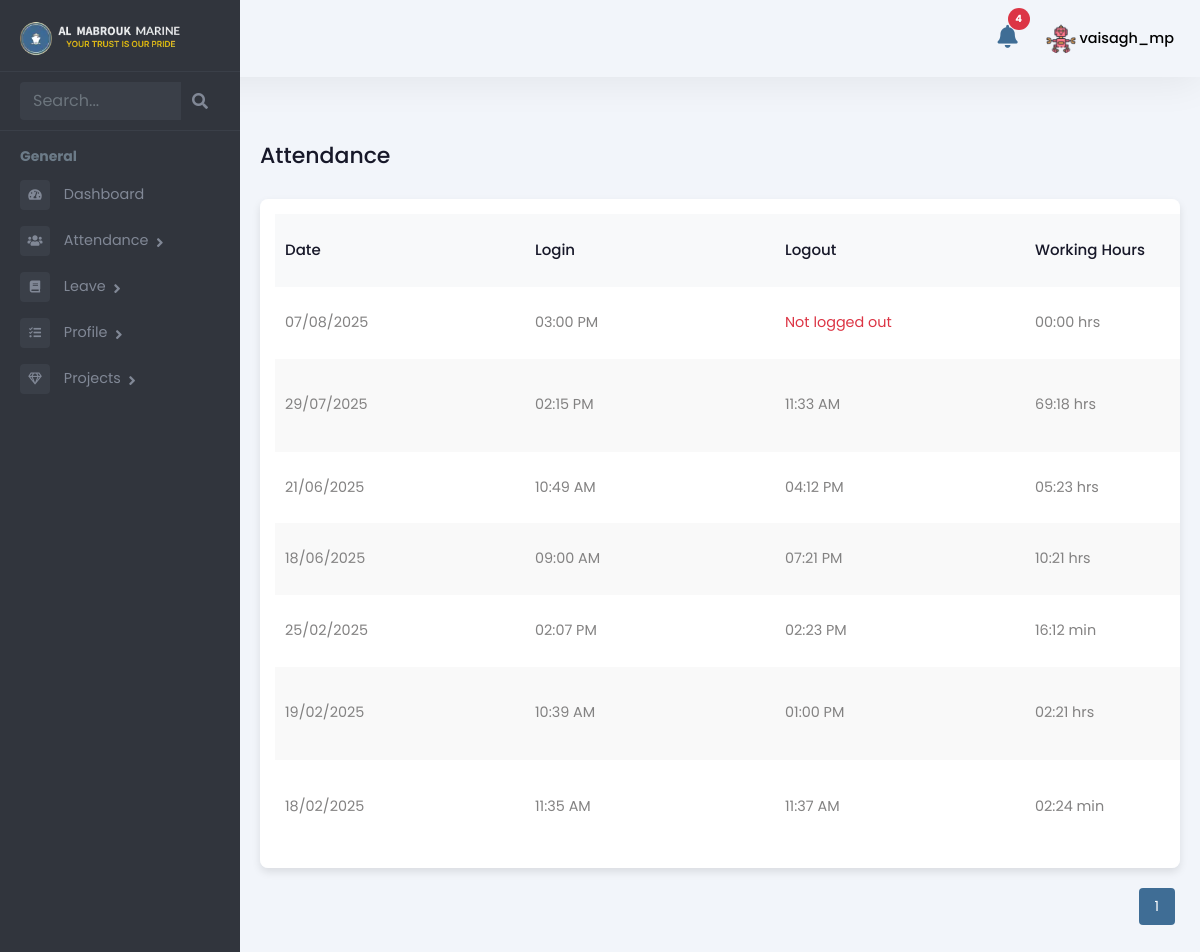
Page /employee/attendance-list/ (signed in) on the committed database.
### Admin/models.py (models this page shows, shortened)
class Employee(models.Model):
    user = models.OneToOneField(User, on_delete=models.CASCADE, related_name='employee_profile')
    is_employee = models.BooleanField(default=False)
    is_manager = models.BooleanField(default=False)
    is_administration = models.BooleanField(default=False)
    is_hr = models.BooleanField(default=False)
    rank = models.CharField(max_length=255, blank=True, null=True)
    salary = models.DecimalField(max_digits=10, decimal_places=2, blank=True, null=True)
    work_days = models.DecimalField(max_digits=10, decimal_places=2, default=0, blank=True)
    holidays = models.IntegerField(null=True, blank=True)
    overseas_days = models.IntegerField(default=0)
    date_of_birth = models.DateField(null=True, blank=True)
    phone_number = models.CharField(max_length=15, blank=True, null=True)
    date_of_join = models.DateField(null=True, blank=True)
    address = models.TextField(blank=True, null=True)
    profile_picture = models.ImageField(upload_to="profile_pictures/", null=True, blank=True)

class Attendance(models.Model):
    LOCATION_CHOICES = [
        ('DMC', 'DMC Warehouse'),
        ('DMC_PRT', 'DMC Port'),
        ('FUJ', 'FUJ'),
        ('KFK', 'KFK'),
        ('ABU', 'Abu Dhabi'),
        ('BDO', 'Bur Dubai Office'),
        ('SHJ_KP', 'Sharjah Khalid Port'),
        ('SHJ_HP', 'Sharjah Hamriya Port'),
        ('AJM_PRT', 'Ajman Port'),
        ('ABU_KP', 'Abu Dhabi Khalifa Port'),
        ('ABU_MP', 'Abu Dhabi Mussafah Port'),
        ('RAK_JZP', 'RAK Al Jazeera Port'),
        ('RAK_MCP', 'RAK Maritime City'),
        ('RAK_SRP', 'RAK Steven Rock Port'),
        ('DXB_DMC', 'Dubai Maritime City Port'),
        ('DXB_PR', 'Port Rashid'),
        ('DXB_HP', 'Dubai Hamriya Port'),
        ('DXB_MHJ', 'Dubai Marina Harbor Jumeirah'),
        ('DXB_AJD', 'Al Jadaf Port Dubai'),
        ('OVERSEAS', 'Overseas'),
    ]
    STATUS_CHOICES = [
        ('PENDING', 'Pending'),
        ('APPROVED', 'Approved'),
        ('REJECTED', 'Rejected'),
    ]
    ATTENDANCE_STATUS = [
        ('PRESENT', 'Present'),
        ('WORK FROM HOME', 'Work from Home'),
    ]
    employee = models.ForeignKey(
        Employee, related_name='attendance_set', on_delete=models.CASCADE
    )
    project = models.ForeignKey(
        'Project', on_delete=models.SET_NULL, null=True, blank=True, related_name='attendance_set'
    )  # New field added
    login_time = models.DateTimeField(null=True, blank=True)
    log_out_time = models.DateTimeField(null=True, blank=True)
    total_hours_of_work = models.DecimalField(max_digits=10, decimal_places=2, null=True, blank=True)
    location = models.CharField(max_length=20, choices=LOCATION_CHOICES, null=True, blank=True)
    vessel = models.ForeignKey(
    Vessel, on_delete=models.SET_NULL, null=True, blank=True, related_name='attendance_records')
    attendance_status = models.CharField(max_length=20, choices=ATTENDANCE_STATUS, null=True, blank=True)
    status = models.CharField(max_length=10, choices=STATUS_CHOICES, default='PENDING')
    rejection_reason = models.TextField(null=True, blank=True)
    rejected_by = models.ForeignKey(User, on_delete=models.SET_NULL, null=True, blank=True, related_name='rejected_attendance')
    travel_in_time = models.DateTimeField(null=True, blank=True)
    travel_out_time = models.DateTimeField(null=True, blank=True)
    total_travel_time = models.DecimalField(max_digits=10, decimal_places=2, null=True, blank=True)

### employee_data/views.py (the view)
# urls.py: path('attendance-list/', views.attendance_list, name='attendance_list_view'),
@login_required
def attendance_list(request):
    employee = get_object_or_404(Employee, user=request.user)
    attendance_records = Attendance.objects.filter(employee=employee).order_by('-login_time')
    paginator = Paginator(attendance_records, 10)  # Show 10 records per page
    page_number = request.GET.get('page')
    page_obj = paginator.get_page(page_number)
    context = {
        "role": "Engineer",
        'attendance_records': page_obj,  # Use `page_obj` instead of `attendance_records`
    }
    return render(request, 'employee/attendance_list.html', context)

### Admin/models.py (called while the page is built)
    def __str__(self):
        return self.name

### Admin/templatetags/custom_filters.py (called while the page is built)
@register.filter
def format_work_duration(decimal_hours):
    if decimal_hours is None:
        return "00:00"
    try:
        total_seconds = int(float(decimal_hours) * 3600)
        if total_seconds < 3600:
            minutes = total_seconds // 60
            seconds = total_seconds % 60
            return f"{minutes:02d}:{seconds:02d} min"
        else:
            hours = total_seconds // 3600
            minutes = (total_seconds % 3600) // 60
            return f"{hours:02d}:{minutes:02d} hrs"
    except (ValueError, TypeError):
        return "00:00"

### templates/employee/attendance_list.html (shortened to what this page needs)
{% extends 'employee/employeebase.html' %}
{% load custom_filters %}
{% load static %}
{% block content %}
<div class="emply-list-wraper">
    <div class="pg-title">
        <h1>Attendance</h1>
    </div>
    <div class="widget-box table-wdgt">
        <table id="employeeTable">
            <thead>
                <tr>
                    <th>Date</th>
                    <th>Login</th>
                    <th>Logout</th>
                    <th>Working Hours</th>
                </tr>
            </thead>
            <tbody>
                {% for record in attendance_records %}
                <tr>
                    <td>{{ record.login_time|date:"d/m/Y" }}</td>
                    <td>{{ record.login_time|time:"h:i A" }}</td>
                    <td>
                        {% if record.log_out_time %}
                        {{ record.log_out_time|time:"h:i A" }}
                        {% else %}
                        <span class="text-danger">Not logged out</span>
                        {% endif %}
                    </td>
                    <td>
                        {% if record.total_hours_of_work %}
                        {{ record.total_hours_of_work|format_work_duration }}
                        {% else %}
                        00:00 hrs
                        {% endif %}
                    </td>
                </tr>
                {% empty %}
                <tr>
                    <td colspan="5" class="text-center">No attendance records found.</td>
                </tr>
                {% endfor %}
            </tbody>
        </table>
    </div>
    <div class="pagination" id="pagination">
    {% with current=attendance_records.number %}
        {% for num in attendance_records.paginator.page_range %}
            {% if num >= current|add:"-1" and num <= current|add:"1" %}
                {% if num == current %}
                    <button class="active">{{ num }}</button>
                {% else %}
                    <a href="?page={{ num }}">
                        <button>{{ num }}</button>
                    </a>
                {% endif %}
            {% endif %}
        {% endfor %}
    {% endwith %}
</div>
</div>
{% endblock %}

### templates/employee/employeebase.html (shortened to what this page needs)
{% load static %}
<!DOCTYPE html>
<html lang="en">
  <head>
    <link
      rel="stylesheet"
      href="{% static 'assets/vendor/bootstrap/css/bootstrap.min.css' %}"
    />
    <link
      href="https://use.fontawesome.com/releases/v5.0.6/css/all.css"
      rel="stylesheet"
    />
    <link rel="stylesheet" href="{% static 'assets/styles.css' %}" />
    <link rel="stylesheet" href="{% static 'assets/css/style.css' %}" />
  <link href="https://cdn.jsdelivr.net/npm/select2@4.0.13/dist/css/select2.min.css" rel="stylesheet" />
  <link href="https://cdn.jsdelivr.net/npm/bootstrap-icons@1.11.3/font/bootstrap-icons.css" rel="stylesheet">
  </head>
  <body>
    <header>
      <div class="mb-top-hdr">
        <div class="hdr-notification">
        <a href="#" id="open-notification-popup-employee">
            <button type="button" class="btn btn-primary position-relative">
                <i class="fas fa-bell"></i>
                <span id="notification-count-employee" class="position-absolute top-0 start-100 translate-middle badge rounded-pill bg-danger">
                </span>
            </button>
        </a>
    </div>
      <div class="hdr-user">
        <div class="dropdown">
          <button
            class="btndropdown-toggle"
            type="button"
            id="dropdownMenuButton1"
            data-bs-toggle="dropdown"
            aria-expanded="false"
          >
            {% if request.user.employee_profile.profile_picture %}
            <img
              src="{{ request.user.employee_profile.profile_picture.url }}"
              alt="Profile Picture"
              class="rounded-circle"
              style="width: 30px; height: 30px; object-fit: cover"
            />
            {% else %}
            <i class="fas fa-user"></i>
            {% endif %}
            <span
              >{{ request.user.first_name }}_{{ request.user.last_name }}</span
            >
          </button>
        </div>
      </div>
      </div>
    </header>
    <div class="page-wrapper chiller-theme toggled" id="content">
      <nav id="sidebar" class="sidebar-wrapper sidebar">
        <div class="sidebar-content">
          <div class="sidebar-brand">
            <a href="{% url 'employee_dashboard' %}"><img src="{% static 'assets/images/almabrouk-logo.webp' %}"
              alt="Almabrouk Marine Logo" /></a>
          </div>
          <div class="sidebar-search">
            <div>
              <form method="get" action="{% url 'engineer_search_redirect' %}">
              <div class="input-group">
                <input
                  type="text"
                  class="form-control search-menu"
                  placeholder="Search..."
                />
                <div class="input-group-append">
                 <button class="input-group-text" type="submit" style="border: none; background: none;">
                    <i class="fa fa-search" aria-hidden="true"></i>
                  </button>
                </div>
              </div>
              </form>
            </div>
          </div>
          <div class="sidebar-menu">
            <ul>
              <li class="header-menu">
                <span>General</span>
              </li>
              <li>
                <a href="{% url 'employee_dashboard' %}">
                  <i class="fa fa-tachometer-alt"></i>
                  <span>Dashboard</span>
                </a>
              </li>
              <li class="sidebar-dropdown">
                <a href="{% url 'attendance_list_view' %}">
                  <i class="fas fa-users"></i>
                  <span>Attendance</span>
                </a>
              </li>
              <li class="sidebar-dropdown">
                <a href="{% url 'my_leave' %}">
                  <i class="fa fa-book"></i>
                  <span>Leave</span>
                </a>
              </li>
              <li class="sidebar-dropdown">
                <a href="{% url 'profile_view' %}">
                  <i class="fas fa-tasks"></i>
                  <span>Profile</span>
                </a>
              </li>
              <li class="sidebar-dropdown">
                <a href="#">
                  <i class="far fa-gem"></i>
                  <span>Projects</span>
                </a>
              </li>
            </ul>
          </div>
        </div>
      </nav>
      {% block content %} {% endblock %}
    </div>
  </body>
</html>

### rows in the picture
Attendance: login_time "07/08/2025", login_time "03:00 PM", shows "Not logged out", shows "00:00 hrs"
Attendance: login_time "29/07/2025", login_time "02:15 PM", log_out_time "11:33 AM", total_hours_of_work "69:18 hrs"
Attendance: login_time "21/06/2025", login_time "10:49 AM", log_out_time "04:12 PM", total_hours_of_work "05:23 hrs"
Attendance: login_time "18/06/2025", login_time "09:00 AM", log_out_time "07:21 PM", total_hours_of_work "10:21 hrs"
Attendance: login_time "25/02/2025", login_time "02:07 PM", log_out_time "02:23 PM", total_hours_of_work "16:12 min"
Attendance: login_time "19/02/2025", login_time "10:39 AM", log_out_time "01:00 PM", total_hours_of_work "02:21 hrs"
Attendance: login_time "18/02/2025", login_time "11:35 AM", log_out_time "11:37 AM", total_hours_of_work "02:24 min"

### other values in the picture
{{ request.user.first_name }} "vaisagh"
{{ request.user.last_name }} "mp"
{{ num }} "1"
